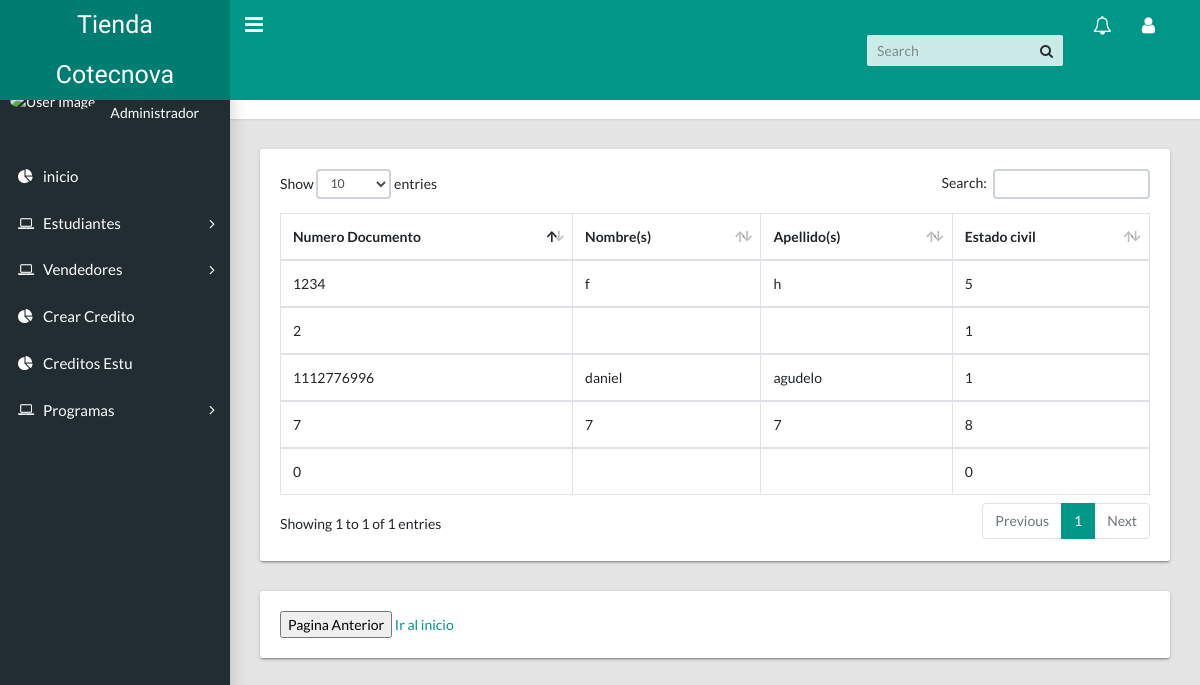
/tabla_vend_creados.php, run on the app's committed database.
### tables this page shows
CREATE TABLE `vendedores` (
  `ven_id` int(11) UNSIGNED NOT NULL COMMENT 'Id del vendedor',
  `ven_doc_iden` int(11) UNSIGNED NOT NULL COMMENT 'Numero de documento del estudiante',
  `ven_nombres` varchar(50) NOT NULL COMMENT 'Nombres del vendedor',
  `ven_apellidos` varchar(50) NOT NULL COMMENT 'Apellidos del vendedor',
  `ven_password` varchar(45) NOT NULL COMMENT 'Contraseña del vendedor',
  `estado_civil_id` int(11) UNSIGNED NOT NULL,
  `tipo_documento_id` int(11) UNSIGNED NOT NULL
);

### MySQL.php (called while the page is built, shortened)
<?php
class MySQL{
    private $hostname  = "localhost";
    private $user = "root";
    private $password = "";
    private $database = "tiendacotecnova";
    private $conexion;
    public function conectar(){
        $this->conexion = mysqli_connect($this->hostname, $this->user, $this->password, $this->database);
    }
    public function efectuarConsulta($consulta){
        mysqli_query($this->conexion, "SET lc_time_names = 'es_ES'" );
        mysqli_query($this->conexion, "SET NAMES 'utf8'");
        mysqli_query($this->conexion, "SET CHARACTER 'utf8'");
       $this->resultadoConsulta = mysqli_query($this->conexion, $consulta);
        return $this->resultadoConsulta;
    }
}

### tabla_vend_creados.php (the view, shortened to what this page needs)
<!DOCTYPE html>
<html lang="en">
  <head>
    <link rel="stylesheet" type="text/css" href="css/main.css">
    <link rel="stylesheet" type="text/css" href="https://maxcdn.bootstrapcdn.com/font-awesome/4.7.0/css/font-awesome.min.css">
  </head>
  <body class="app sidebar-mini rtl">
    <header class="app-header"><a class="app-header__logo" href="index.html">Tienda Cotecnova</a>
      <a class="app-sidebar__toggle" href="#" data-toggle="sidebar" aria-label="Hide Sidebar"></a>
      <ul class="app-nav">
        <li class="app-search">
          <input class="app-search__input" type="search" placeholder="Search">
          <button class="app-search__button"><i class="fa fa-search"></i></button>
        </li>
        <li class="dropdown"><a class="app-nav__item" href="#" data-toggle="dropdown" aria-label="Show notifications"><i class="fa fa-bell-o fa-lg"></i></a>
        </li>
        <li class="dropdown"><a class="app-nav__item" href="#" data-toggle="dropdown" aria-label="Open Profile Menu"><i class="fa fa-user fa-lg"></i></a>
        </li>
      </ul>
    </header>
    <aside class="app-sidebar">
      <div class="app-sidebar__user"><img class="app-sidebar__user-avatar" src="https://s3.amazonaws.com/uifaces/faces/twitter/jsa/48.jpg" alt="User Image">
        <div>
          <p class="app-sidebar__user-name">Sergio Arias</p>
          <p class="app-sidebar__user-designation">Administrador</p>
        </div>
      </div>
     <ul class="app-menu">
        <li><a class="app-menu__item" href="index.html"><i class="app-menu__icon fa fa-pie-chart"></i><span class="app-menu__label">inicio</span></a></li>
        <li class="treeview"><a class="app-menu__item" href="#" data-toggle="treeview"><i class="app-menu__icon fa fa-laptop"></i><span class="app-menu__label">Estudiantes</span><i class="treeview-indicator fa fa-angle-right"></i></a>
        </li>
        <li class="treeview"><a class="app-menu__item" href="#" data-toggle="treeview"><i class="app-menu__icon fa fa-laptop"></i><span class="app-menu__label">Vendedores</span><i class="treeview-indicator fa fa-angle-right"></i></a>
        </li>
        <li><a class="app-menu__item" href="crear_credito.php"><i class="app-menu__icon fa fa-pie-chart"></i><span class="app-menu__label">Crear Credito</span></a></li>
        <li><a class="app-menu__item" href="tabla_creditos.php"><i class="app-menu__icon fa fa-pie-chart"></i><span class="app-menu__label">Creditos Estu</span></a></li>
        <li class="treeview"><a class="app-menu__item" href="#" data-toggle="treeview"><i class="app-menu__icon fa fa-laptop"></i><span class="app-menu__label">Programas</span><i class="treeview-indicator fa fa-angle-right"></i></a>
        </li>
      </ul>
    </aside>
    <main class="app-content">
      <div class="app-title">
        <div>
          <h1><i class="fa fa-th-list"></i> Vendedores Registrados</h1>
        </div>
        <ul class="app-breadcrumb breadcrumb side">
          <li class="breadcrumb-item"><i class="fa fa-home fa-lg"></i></li>
          <li class="breadcrumb-item">Vendedores</li>
          <li class="breadcrumb-item active"><a href="#">tabla Vendedores</a></li>
        </ul>
      </div>
      <div class="row">
        <div class="col-md-12">
          <div class="tile">
            <div class="tile-body">
              <table class="table table-hover table-bordered" id="sampleTable">
                <?php
                    require_once 'MySQL.php';
                    $mysql = new MySQL;
                    $mysql->conectar();
                    $consulta = $mysql ->efectuarConsulta("select tiendacotecnova.vendedores.ven_doc_iden,  tiendacotecnova.vendedores.ven_nombres,  tiendacotecnova.vendedores.ven_apellidos,  tiendacotecnova.vendedores.estado_civil_id,  tiendacotecnova.vendedores.tipo_documento_id from tiendacotecnova.vendedores");
                ?>
                  <thead>
                    <tr>
                      <th scope="col">Numero Documento</th>
                      <th scope="col">Nombre(s)</th>
                      <th scope="col">Apellido(s)</th>
                      <th scope="col">Estado civil</th>
                    </tr>
                  </thead>
                  <?php
                    while ($resultado=mysqli_fetch_assoc($consulta)) {
                  ?>
                  <tbody>
                      <tr>
                          <td><?php echo $resultado['ven_doc_iden']?></td>
                          <td><?php echo $resultado['ven_nombres']?></td>
                          <td><?php echo $resultado['ven_apellidos']?></td>
                          <td><?php echo $resultado['estado_civil_id']?></td>
                      </tr>
                  </tbody>
                <?php
                }
                ?>
              </table>
            </div>
          </div>
        </div>
      </div>
      <div class="row">
        <div class="col-md-12">
          <div class="tile">
              <input type="button" onclick="history.back()" name="paginanterior" value="Pagina Anterior">
              <a href="index.html">Ir al inicio</a>
          </div>
        </div>
      </div>
    </main>
  </body>
</html>

### data on the page
vendedores: ven_doc_iden "1234", ven_nombres "f", ven_apellidos "h", estado_civil "5"
vendedores: ven_doc_iden "2", estado_civil "1"
vendedores: ven_doc_iden "1112776996", ven_nombres "daniel", ven_apellidos "agudelo", estado_civil "1"
vendedores: ven_doc_iden "7", ven_nombres "7", ven_apellidos "7", estado_civil "8"
vendedores: ven_doc_iden "0", estado_civil "0"
